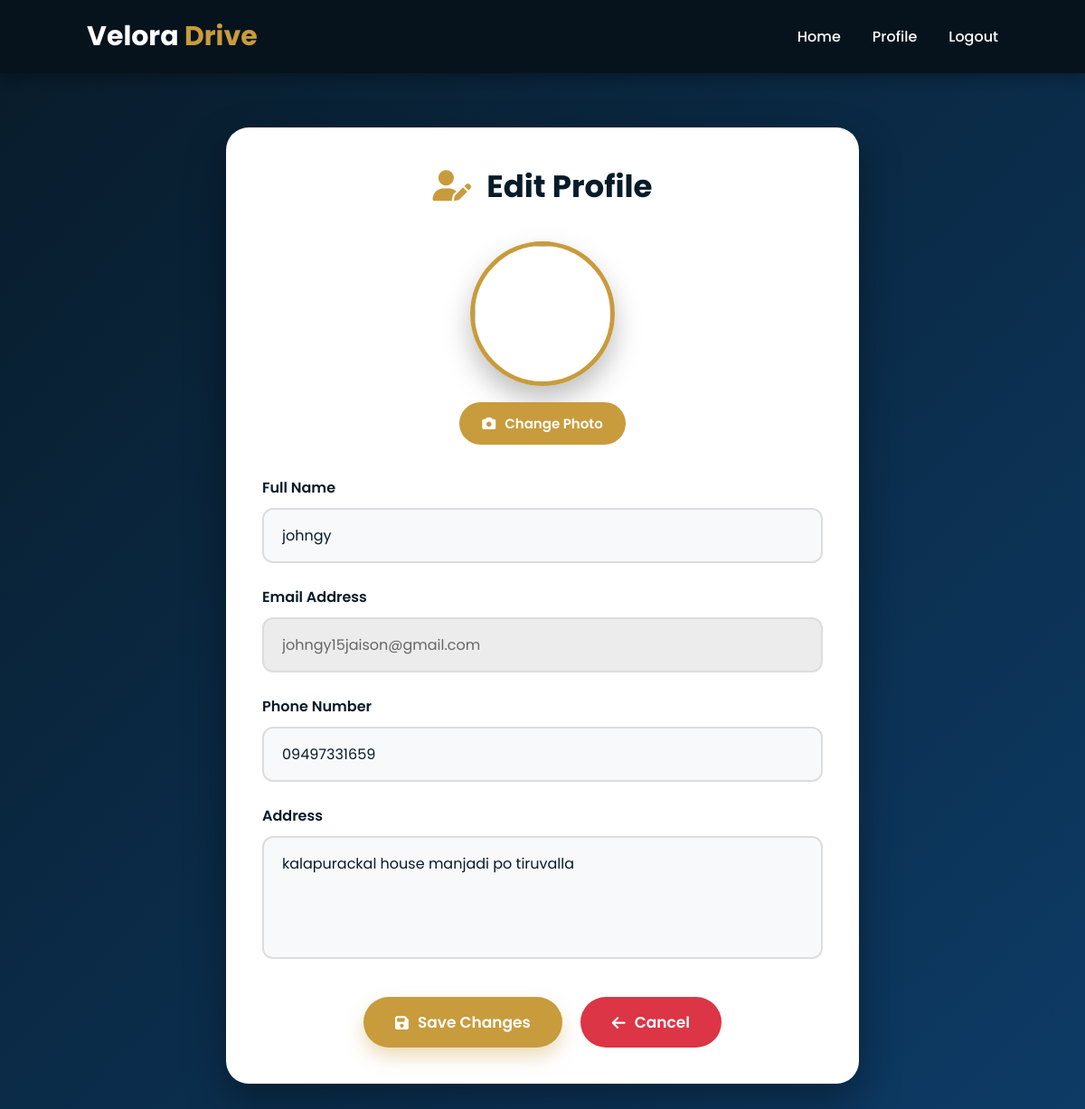
The page /edit_profile.php (signed in) on the database its author committed.
### tables this page shows
CREATE TABLE `users` (
  `id` int(11) NOT NULL,
  `fullname` varchar(100) NOT NULL,
  `email` varchar(100) NOT NULL,
  `password` varchar(255) NOT NULL,
  `phone` varchar(20) DEFAULT NULL,
  `address` text DEFAULT NULL,
  `profile_image` varchar(255) DEFAULT NULL,
  `created_at` timestamp NOT NULL DEFAULT current_timestamp()
);

### edit_profile.php (the view, shortened to what this page needs)
<?php
include("config.php");
$email=$_SESSION['email'];
$user=mysqli_query($conn,"SELECT * FROM users WHERE email='$email'");
$data=mysqli_fetch_assoc($user);
?>
<!DOCTYPE html>
<html lang="en">
<head>
<link rel="stylesheet" href="css/edit_profile.css">
<link rel="stylesheet"
href="https://cdnjs.cloudflare.com/ajax/libs/font-awesome/6.7.2/css/all.min.css">
</head>
<body>
<nav>
<div class="logo">
Velora <span>Drive</span>
</div>
<ul>
<li><a href="home.php">Home</a></li>
<li><a href="profile.php">Profile</a></li>
<li><a href="logout.php">Logout</a></li>
</ul>
</nav>
<section class="edit-container">
<div class="edit-card">
<h1>
<i class="fa-solid fa-user-pen"></i>
Edit Profile
</h1>
<form action="update_profile.php"
method="POST"
enctype="multipart/form-data">
<form action="update_profile.php"
method="POST"
enctype="multipart/form-data">
<div class="profile-upload">
<img src="images/profile.png" class="profile-preview">
<label>
<i class="fa-solid fa-camera"></i>
Change Photo
</label>
</div>
<div class="input-box">
<label>
Full Name
</label>
<input
type="text"
name="fullname"
value="<?php echo $data['fullname']; ?>"
required>
</div>
<div class="input-box">
<label>
Email Address
</label>
<input
type="email"
value="<?php echo $data['email']; ?>"
readonly>
</div>
<div class="input-box">
<label>
Phone Number
</label>
<input
type="text"
name="phone"
value="<?php echo isset($data['phone']) ? $data['phone'] : ''; ?>"
placeholder="Enter Phone Number">
</div>
<div class="input-box">
<label>
Address
</label>
<textarea
name="address"
rows="4"
placeholder="Enter Address"><?php echo isset($data['address']) ? $data['address'] : ''; ?></textarea>
</div>
<div class="button-group">
<button type="submit" class="save-btn">
<i class="fa-solid fa-floppy-disk"></i>
Save Changes
</button>
<a href="profile.php" class="cancel-btn">
<i class="fa-solid fa-arrow-left"></i>
Cancel
</a>
</div>
</form>
</div>
</section>
</body>
</html>

### css/edit_profile.css (style rules this page uses)
* { margin:0; padding:0; box-sizing:border-box; font-family:'Poppins',sans-serif; }
body { background:linear-gradient(135deg,#081b29,#0d3b66); min-height:100vh; }
nav { width:100%; padding:18px 8%; display:flex; justify-content:space-between; align-items:center; background:#06131d; box-shadow:0 5px 15px rgba(0,0,0,.3); }
.logo { font-size:30px; font-weight:700; color:white; }
.logo span { color:#C89B3C; }
nav ul { display:flex; gap:35px; list-style:none; }
nav ul li a { color:white; text-decoration:none; font-weight:500; transition:.3s; }
.edit-container { display:flex; justify-content:center; align-items:center; padding:60px 20px; }
.edit-card { width:100%; max-width:700px; background:white; border-radius:25px; padding:40px; box-shadow:0 20px 45px rgba(0,0,0,.35); animation:fadeUp .8s ease; }
.edit-card h1 { text-align:center; color:#081b29; margin-bottom:35px; font-size:34px; }
.edit-card h1 i { color:#C89B3C; margin-right:10px; }
.profile-upload { display:flex; flex-direction:column; align-items:center; margin-bottom:35px; }
.profile-preview { width:160px; height:160px; border-radius:50%; object-fit:cover; border:5px solid #C89B3C; box-shadow:0 15px 30px rgba(0,0,0,.25); transition:.4s; cursor:pointer; }
.profile-upload label { margin-top:18px; background:#C89B3C; color:white; padding:12px 25px; border-radius:30px; cursor:pointer; font-size:15px; font-weight:600; transition:.3s; display:flex; align-items:center; gap:10px; }
.input-box { margin-bottom:25px; }
.input-box label { display:block; font-size:16px; font-weight:600; color:#081b29; margin-bottom:10px; }
.input-box input, .input-box textarea { width:100%; padding:16px 20px; border:2px solid #ddd; border-radius:12px; font-size:16px; outline:none; transition:.3s; background:#f8f9fb; color:#081b29; }
.input-box textarea { resize:none; min-height:120px; }
.input-box input[readonly] { background:#ececec; cursor:not-allowed; color:#666; }
.button-group { display:flex; justify-content:center; gap:20px; margin-top:35px; flex-wrap:wrap; }
.save-btn { background:#C89B3C; color:white; border:none; padding:15px 35px; border-radius:50px; font-size:17px; font-weight:600; cursor:pointer; transition:.3s; display:flex; align-items:center; gap:10px; box-shadow:0 10px 20px rgba(200,155,60,.35); }
.cancel-btn { background:#dc3545; color:white; padding:15px 35px; border-radius:50px; font-size:17px; font-weight:600; text-decoration:none; display:flex; align-items:center; gap:10px; transition:.3s; }

### rows shown on the page
users: fullname "johngy", email "johngy15jaison@gmail.com", phone "09497331659", address "kalapurackal house manjadi po tiruvalla"
